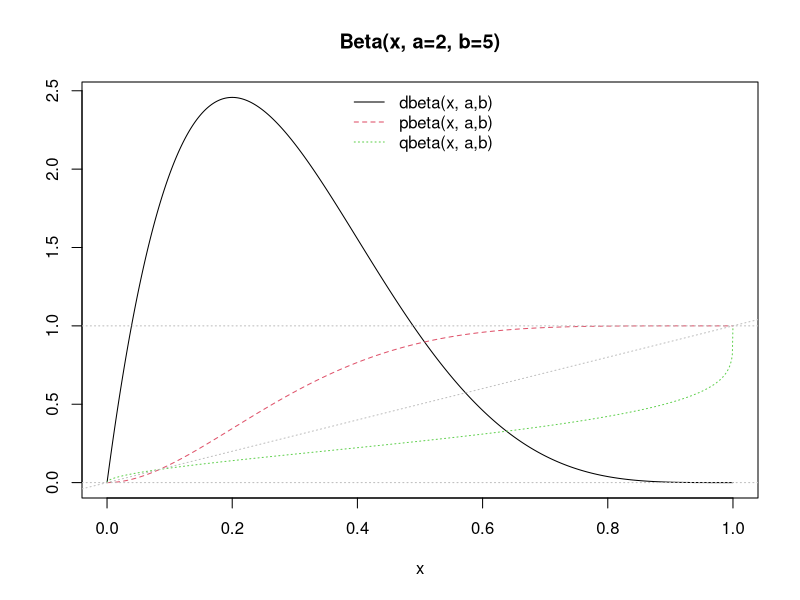
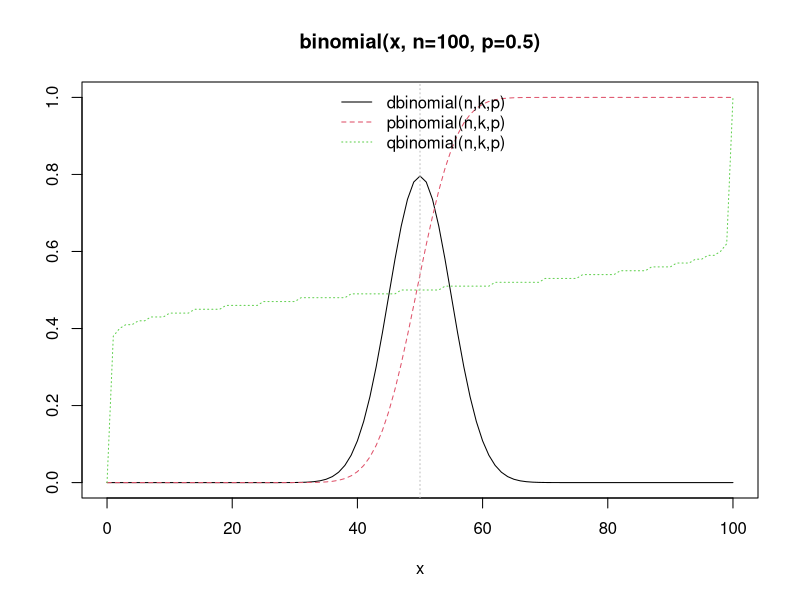
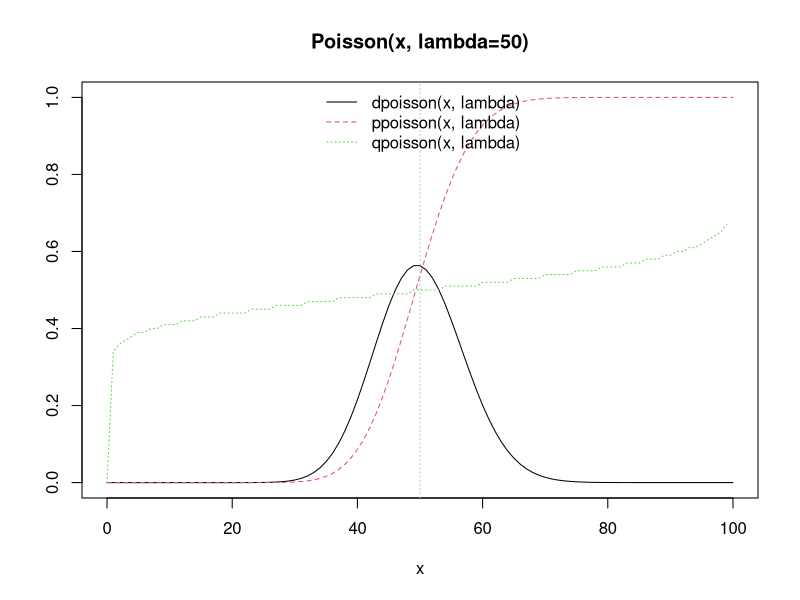

Generate these figures, in order, with R:
## ---- chunk 1
pl.beta <- function(a,b, asp = if(isLim) 1, ylim = if(isLim) c(0,1.1)) {
  if(isLim <- a == 0 || b == 0 || a == Inf || b == Inf) {
    eps <- 1e-10
    x <- c(0, eps, (1:7)/16, 1/2+c(-eps,0,eps), (9:15)/16, 1-eps, 1)
  } else {
    x <- seq(0, 1, length = 1025)
  }
  fx <- cbind(dbeta(x, a,b), pbeta(x, a,b), qbeta(x, a,b))
  f <- fx; f[fx == Inf] <- 1e100
  matplot(x, f, ylab="", type="l", ylim=ylim, asp=asp,
          main = sprintf("Beta(x, a=%g, b=%g)", a,b))
  abline(0,1,     col="gray", lty=3)
  abline(h = 0:1, col="gray", lty=3)
  legend("top", paste0(c("d","p","q"), "beta(x, a,b)"),
         col=1:3, lty=1:3, bty = "n")
  invisible(cbind(x, fx))
}
pl.beta(2,5)
## ---- chunk 2
pl.binom <- function(n, p) {
  x <- seq(0, n, by = 1) 
  fx <- cbind(dbinom(x, n,p), pbinom(x, n,p), qbinom(x/n, n,p))
  f <- fx
  f[, 1] <- f[, 1]*10
  f[, 3] <- f[, 3]/100
  
  matplot(x, f, ylab="", type="l", 
          main = sprintf("binomial(x, n=%g, p=%g)", n,p))
  abline(v=n/2,   col="gray", lty=3)
  legend("top", paste0(c("d","p","q"), "binomial(n,k,p)"),
         col=1:3, lty=1:3, bty = "n")
  invisible(cbind(x, fx))
}

pl.binom(100, 0.5)
## ---- chunk 3
pl.pois <- function(n, lambda) {
  x <- seq(0, n, by = 1) 
  fx <- cbind(dpois(x, lambda), ppois(x, lambda), qpois(x/n, lambda))
  f <- fx
  f[, 1] <- f[, 1]*10
  f[, 3] <- f[, 3]/100
  
  matplot(x, f, ylab="", type="l", 
          main = sprintf("Poisson(x, lambda=%g)", lambda))
  abline(v=n/2,   col="gray", lty=3)
  legend("top", paste0(c("d","p","q"), "poisson(x, lambda)"),
         col=1:3, lty=1:3, bty = "n")
  invisible(cbind(x, fx))
}

pl.pois(100, 50)
